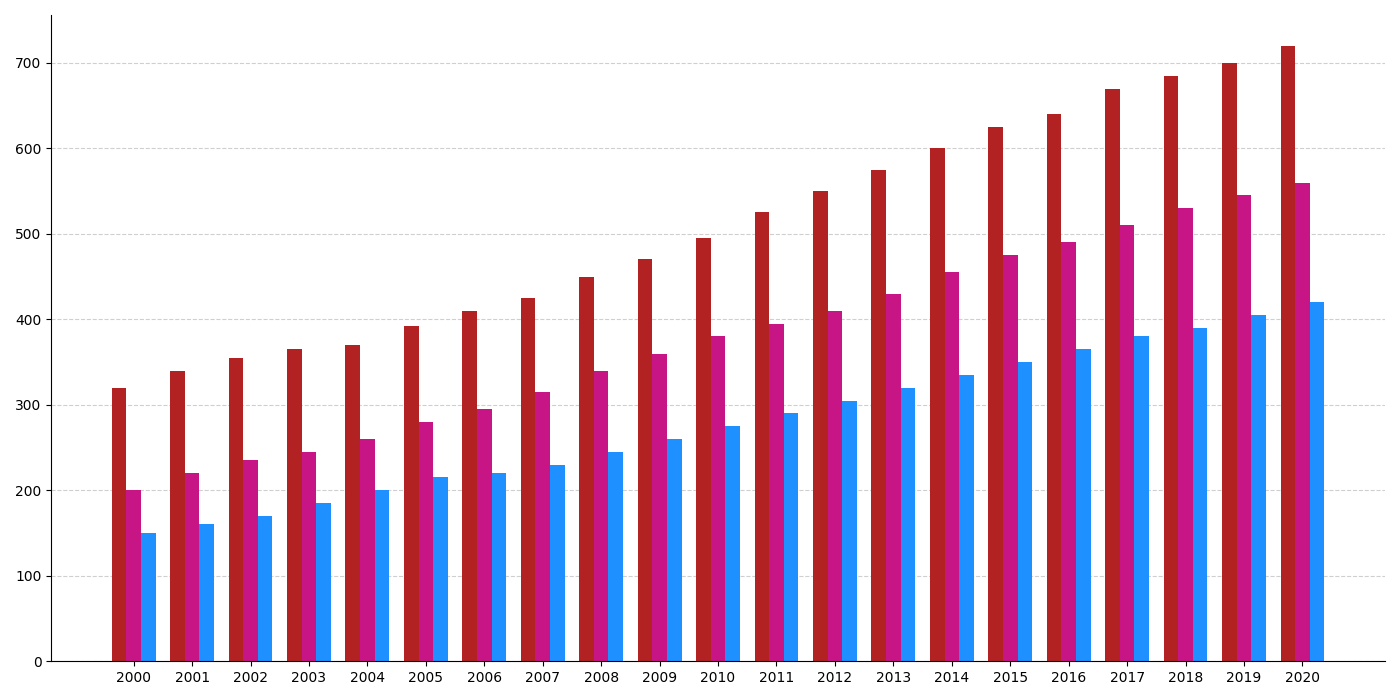

Source code (Python):
import matplotlib.pyplot as plt
import numpy as np

# Data
years = np.arange(2000, 2021)
fiction_books = np.array([320, 340, 355, 365, 370, 392, 410, 425, 450, 470, 495, 525, 550, 575, 600, 625, 640, 670, 685, 700, 720])
non_fiction_books = np.array([200, 220, 235, 245, 260, 280, 295, 315, 340, 360, 380, 395, 410, 430, 455, 475, 490, 510, 530, 545, 560])
scifi_books = np.array([150, 160, 170, 185, 200, 215, 220, 230, 245, 260, 275, 290, 305, 320, 335, 350, 365, 380, 390, 405, 420])

# Calculate totals and sort
total_books_per_genre = fiction_books + non_fiction_books + scifi_books
sorted_indices = np.argsort(total_books_per_genre)

# Sorting
years = years[sorted_indices]
fiction_books = fiction_books[sorted_indices]
non_fiction_books = non_fiction_books[sorted_indices]
scifi_books = scifi_books[sorted_indices]

# Plot
fig, ax = plt.subplots(figsize=(14, 7))
width = 0.25
x = np.arange(len(years))

# Bar chart
ax.bar(x - width, fiction_books, width, color='firebrick')
ax.bar(x, non_fiction_books, width, color='mediumvioletred')
ax.bar(x + width, scifi_books, width, color='dodgerblue')

ax.set_xticks(x)
ax.set_xticklabels(years)

# Remove spines and grids for minimalism
ax.spines['right'].set_visible(False)
ax.spines['top'].set_visible(False)

# Grid
ax.yaxis.grid(True, linestyle='--', alpha=0.6)
ax.set_axisbelow(True)

plt.tight_layout()
plt.show()
